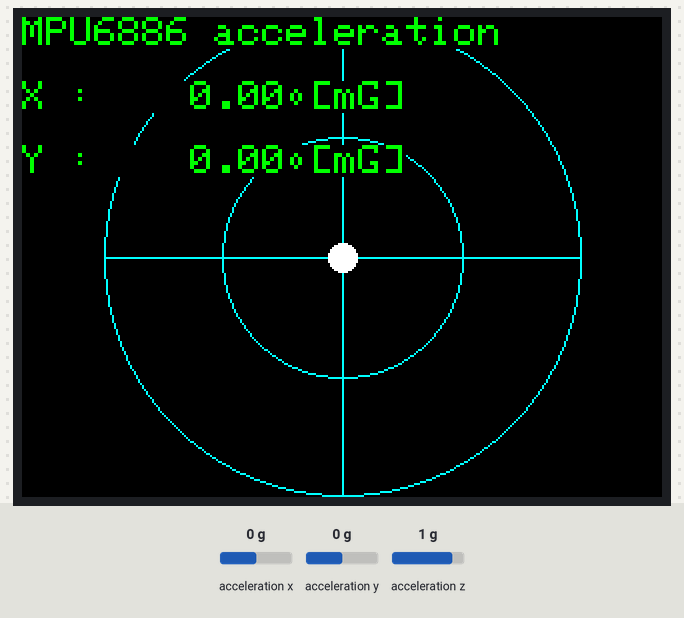
Bench run of a sketch on a simulated ESP32. Shown: 320×240 colour display. The inputs (shaded band) are chosen by the test bench; at power-on: acceleration x 0 g, acceleration y 0 g, acceleration z 1 g.

Above: at 1.4 s.
1.5 s: acceleration x set to -1.4 g
At 2.3 s:
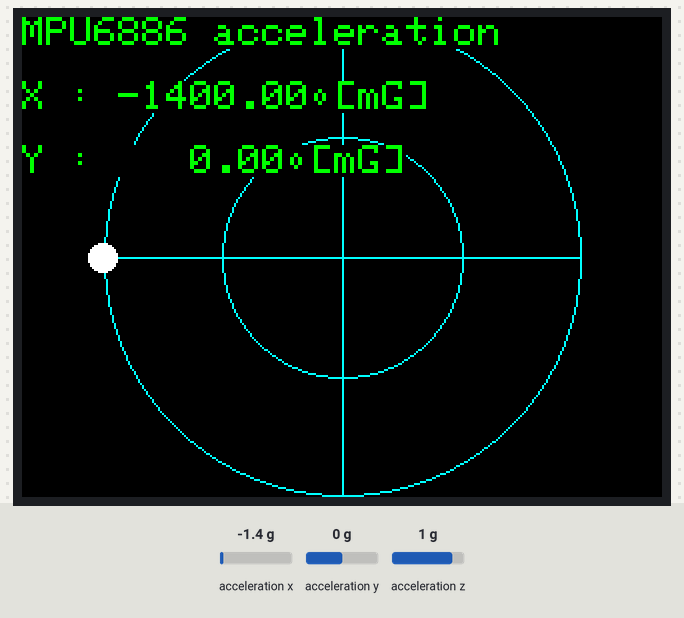
4.5 s: acceleration y set to -1.4 g
At 5.7 s:
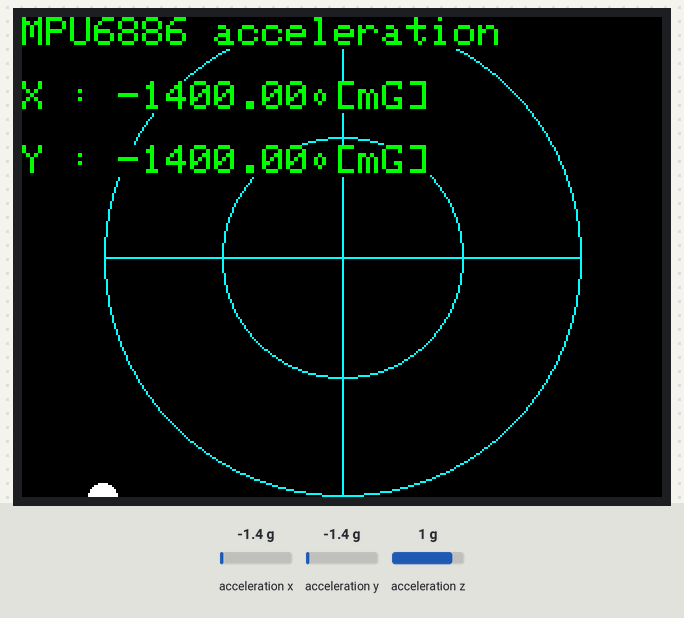
7.5 s: acceleration x set to -0.8 g
At 9.0 s:
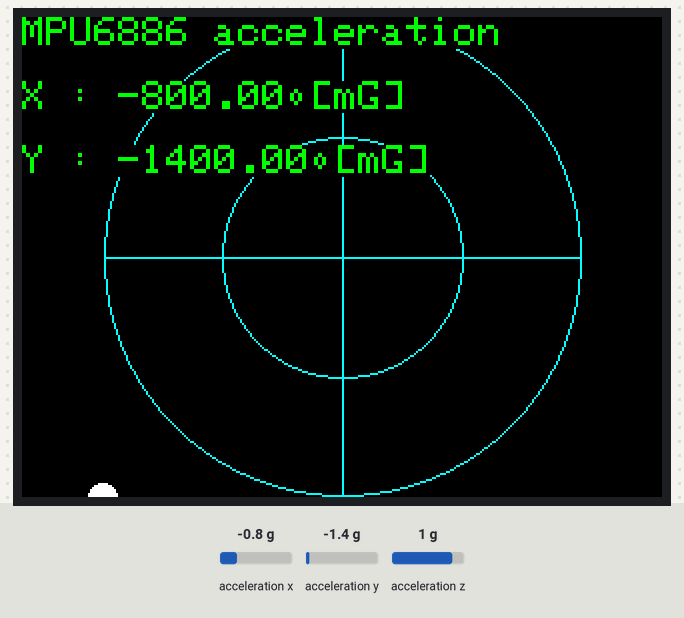
9.3 s: acceleration y set to -0.8 g
At 9.7 s:
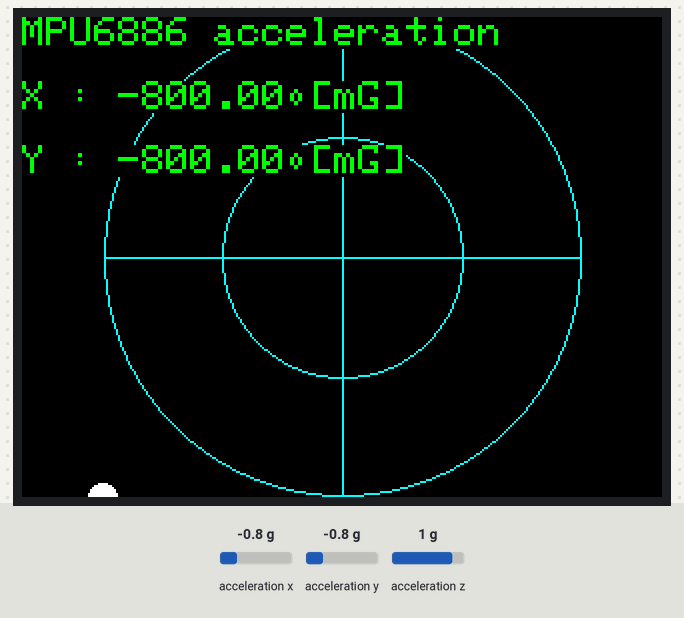
Timing chart, 0 to 12.3 s (numbered marks = the images above; inputs shaded):
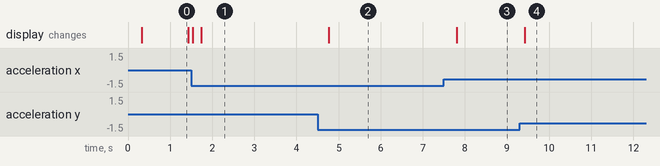

The sketch:

level0.ino
```cpp
// define must ahead #include <M5Stack.h>
#define M5STACK_MPU6886
#include <M5Stack.h>

void displayAccelerationData ( const float ax, const float ay ) {
    M5.Lcd.setCursor( 0, 0 );
    M5.Lcd.print( "MPU6886 acceleration" );
    M5.Lcd.setCursor( 0, 32 );
    M5.Lcd.printf( "X : %7.2f\t[mG]", 1000 * ax );
    M5.Lcd.setCursor( 0, 64 );
    M5.Lcd.printf( "Y : %7.2f\t[mG]", 1000 * ay );
    return;
}

void drawGrid( ) {
    M5.Lcd.drawLine( 41, 120, 279, 120, CYAN );
    M5.Lcd.drawLine( 160, 1, 160, 239, CYAN );
    M5.Lcd.drawCircle( 160, 120, 119, CYAN );
    M5.Lcd.drawCircle( 160, 120, 60, CYAN );
}
void drawSpot( const int ax, const int ay ) {
    int x, y;
    /*
        map(value, fromLow, fromHigh, toLow, toHigh)
            -> Remapping from one range to another
            value: number to map
            fromLow: The lower limit of the original range of values.
            fromHigh: The upper limit of the original range of values.
            toLow: Lower limit of the range after remapping the value.
            toHigh: The upper limit of the range after remapping the value.

        constrain(x, a, b)
            -> Limit a number to a certain range
            x: The number you want to limit
            a: The lower limit of the range
            b: The upper limit of the range
    */
    // Mapping from -300-300 to 40-280 :
    x = map( constrain( ax, -300, 300 ), -300, 300, 40 ,280 );
    // Mapping from -300-300 to 240-0 :
    y = map( constrain( ay, -300, 300 ), -300, 300, 240 ,0 );
    M5.Lcd.fillScreen( BLACK );
    drawGrid();
    M5.Lcd.fillCircle( x, y, 7, WHITE );
}

void setup(){
    M5.begin();
    M5.Power.begin();
    M5.IMU.Init();


    M5.Lcd.fillScreen(BLACK);
    M5.Lcd.setTextColor(GREEN , BLACK);
    M5.Lcd.setTextSize(2);
}

void loop() {
    float accX = 0.0f, accY = 0.0f, accZ = 0.0f;
    M5.IMU.getAccelData(&accX,&accY,&accZ);
    drawSpot( (int)(accX * 1000), (int)(accY * 1000) );
    displayAccelerationData ( accX, accY );
    delay(100);
}
```

Measured:
- after the input at 1.5 s, the display: first differs from a run without the input after 0.24 s (image 1)
- after the input at 4.5 s, the display: changes after 0.27 s (image 2)
- after the input at 7.5 s, the display: changes after 0.30 s (image 3)
- after the input at 9.3 s, the display: changes after 0.12 s (image 4)
- what the display in image 0 shows lasts 1.1 s, from 0.3 s to 1.4 s
